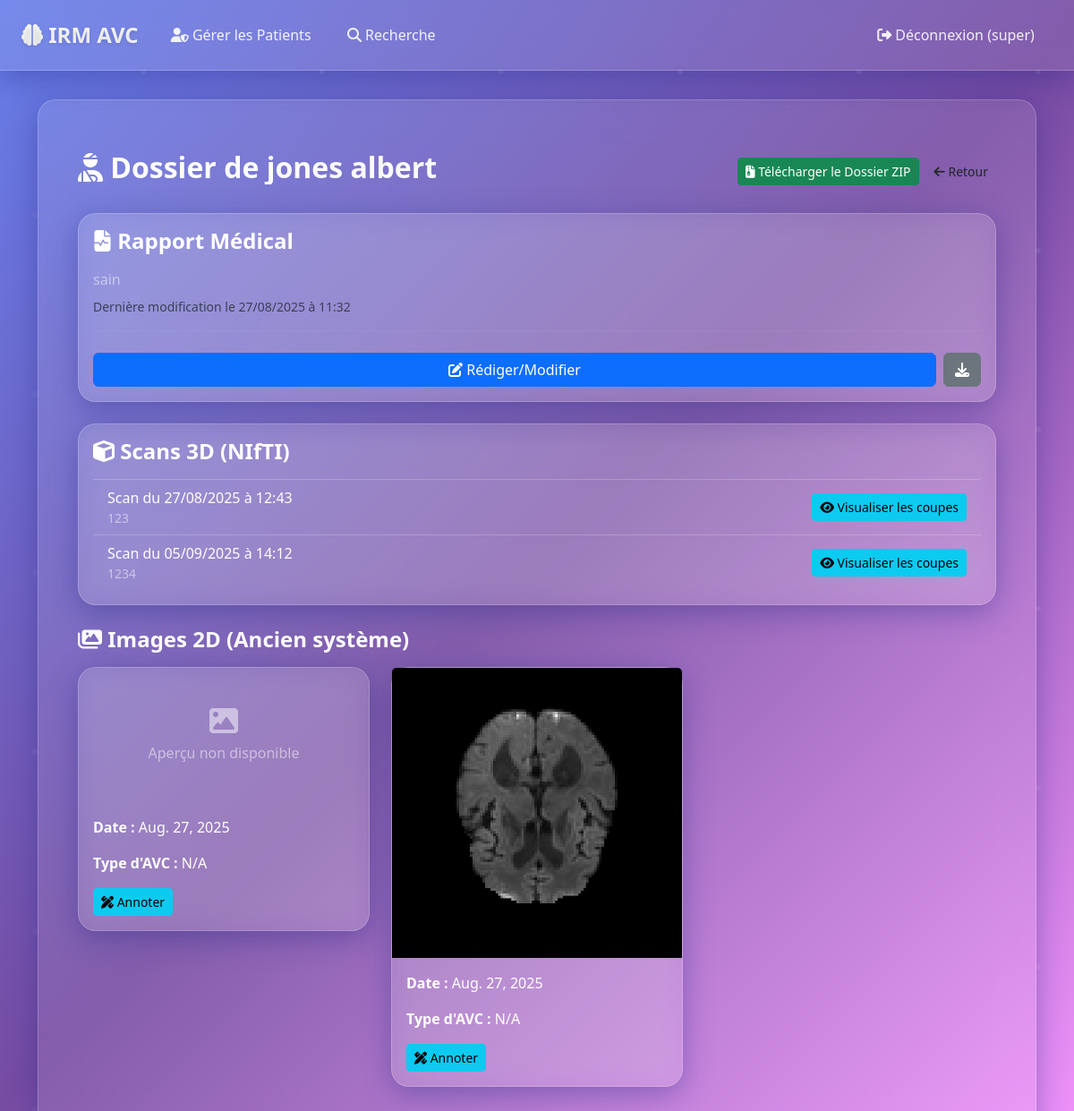
The page /patient/1/ (signed in) on the database its author committed.
### accounts/models.py (models this page shows, shortened)
class CustomUser(AbstractUser):
    ROLE_CHOICES = [
        ('superviseur', 'Superviseur'),
        ('medecin', 'Médecin'),
        ('radiologue', 'Radiologue'),
    ]
    role = models.CharField(
        max_length=20,
        choices=ROLE_CHOICES,
        default='medecin'
    )
    groups = models.ManyToManyField(
        'auth.Group',
        verbose_name='groups',
        blank=True,
        help_text='The groups this user belongs to.',
        related_name='customuser_set',
        related_query_name='user',
    )
    user_permissions = models.ManyToManyField(
        'auth.Permission',
        verbose_name='user permissions',
        blank=True,
        help_text='Specific permissions for this user.',
        related_name='customuser_set',
        related_query_name='user',
    )

### viewer/models.py (models this page shows, shortened)
class Patient(models.Model):
    nom = models.CharField(max_length=100)
    prenom = models.CharField(max_length=100)
    date_naissance = models.DateField()
    genre = models.CharField(max_length=10, choices=[('Homme', 'Homme'), ('Femme', 'Femme')])
    telephone = models.CharField(max_length=15, blank=True)
    adresse = models.TextField(blank=True)
    date_creation = models.DateTimeField(auto_now_add=True)

class Rapport(models.Model):
    patient = models.OneToOneField(Patient, on_delete=models.CASCADE, related_name='rapport')
    medecin = models.ForeignKey(settings.AUTH_USER_MODEL, on_delete=models.SET_NULL, null=True)
    contenu = models.TextField()
    date_creation = models.DateTimeField(auto_now_add=True)
    derniere_modification = models.DateTimeField(auto_now=True)

class Scan(models.Model):
    patient = models.ForeignKey(Patient, on_delete=models.CASCADE, related_name='scans')
    date_scan = models.DateTimeField(auto_now_add=True)
    nifti_file = models.FileField(upload_to='nifti_scans/')
    description = models.CharField(max_length=200, blank=True)

class IRMImage(models.Model):
    AVC_TYPES = [
        ('ischémique', 'Ischémique'),
        ('hémorragique', 'Hémorragique'),
        ('inconnu', 'Inconnu'),
    ]
    patient_name = models.CharField(max_length=100)
    exam_date = models.DateField()
    avc_type = models.CharField(max_length=20, choices=AVC_TYPES, blank=True)
    image = models.FileField(upload_to=upload_to_irm)
    uploaded_at = models.DateTimeField(auto_now_add=True)
    png_preview = models.ImageField(upload_to='irm_previews/', blank=True, null=True)

### viewer/views.py (the view)
# urls.py: path('patient/<int:patient_id>/', patient_detail, name='patient_detail'),
@login_required
def patient_detail(request, patient_id):
    patient = get_object_or_404(Patient, id=patient_id)
    irm_images = IRMImage.objects.filter(patient_name=f"{patient.prenom} {patient.nom}")
    scans = Scan.objects.filter(patient=patient)
    context = {
        'patient': patient,
        'irm_images': irm_images,
        'scans': scans, # <-- On envoie la liste des scans au template
    }
    return render(request, 'medecin/patient_detail.html', context)

### viewer/templates/medecin/patient_detail.html
{% extends 'viewer/base.html' %}
{% block content %}
<div class="container mt-4">
    <div class="d-flex justify-content-between align-items-center mb-4">
        <h2 class="gradient-text"><i class="fas fa-user-injured"></i> Dossier de {{ patient.prenom }} {{ patient.nom }}</h2>
        <div class="d-flex gap-2">
            <a href="{% url 'download_dossier' patient.id %}" class="btn btn-success btn-sm">
                <i class="fas fa-file-archive"></i> Télécharger le Dossier ZIP
            </a>
            <a href="{% url 'medecin_dashboard' %}" class="btn btn-glass btn-sm">
                <i class="fas fa-arrow-left"></i> Retour
            </a>
        </div>
    </div>
    <div class="card card-body mb-4">
        <h4 class="gradient-text mb-3"><i class="fas fa-file-medical-alt"></i> Rapport Médical</h4>
        {% if patient.rapport %}
            <div class="text-white-50" style="white-space: pre-wrap;">{{ patient.rapport.contenu }}</div>
            <small class="text-muted mt-2">Dernière modification le {{ patient.rapport.derniere_modification|date:"d/m/Y à H:i" }}</small>
        {% else %}
            <p class="text-white-50">Aucun rapport n'a encore été rédigé pour ce patient.</p>
        {% endif %}
        <hr style="border-color: rgba(255, 255, 255, 0.2);">
        <div class="d-flex gap-2 mt-2">
            <a href="{% url 'edit_report' patient.id %}" class="btn btn-primary flex-grow-1">
                <i class="fas fa-edit"></i> Rédiger/Modifier
            </a>
            {% if patient.rapport %}
            <a href="{% url 'download_report' patient.id %}" class="btn btn-secondary" title="Télécharger le rapport seul">
                <i class="fas fa-download"></i>
            </a>
            {% endif %}
        </div>
    </div>
    <div class="card card-body mb-4">
        <h4 class="gradient-text mb-3"><i class="fas fa-cube"></i> Scans 3D (NIfTI)</h4>
        {% if scans %}
            <ul class="list-group list-group-flush">
                {% for scan in scans %}
                <li class="list-group-item d-flex justify-content-between align-items-center" style="background: transparent; border-color: rgba(255,255,255,0.2);">
                    <div class="text-white">
                        Scan du {{ scan.date_scan|date:"d/m/Y à H:i" }}
                        <small class="d-block text-white-50">{{ scan.description|default:"Aucune description" }}</small>
                    </div>
                    <a href="{% url 'view_scan' scan.id %}" class="btn btn-info btn-sm">
                        <i class="fas fa-eye"></i> Visualiser les coupes
                    </a>
                </li>
                {% endfor %}
            </ul>
        {% else %}
            <p class="text-white-50">Aucun scan 3D n'a été uploadé pour ce patient.</p>
        {% endif %}
    </div>
    <h4 class="gradient-text mb-3"><i class="fas fa-images"></i> Images 2D (Ancien système)</h4>
    {% if irm_images %}
        <div class="row">
            {% for image in irm_images %}
                <div class="col-md-4 mb-4">
                    <div class="card">
                        {% if image.png_preview %}
                            <img src="{{ image.png_preview.url }}" class="card-img-top" alt="Aperçu IRM">
                        {% else %}
                            <div class="card-body text-center text-white-50" style="height: 150px; display: flex; align-items: center; justify-content: center; flex-direction: column;">
                                <i class="fas fa-image fa-2x"></i>
                                <p class="mt-2 mb-0">Aperçu non disponible</p>
                            </div>
                        {% endif %}
                        <div class="card-body">
                            <p class="card-text text-white"><strong>Date :</strong> {{ image.exam_date }}</p>
                            <p class="card-text text-white"><strong>Type d'AVC :</strong> {{ image.avc_type|default:"N/A" }}</p>
                            <a href="{% url 'annotate_image' image.id %}" class="btn btn-info btn-sm">
                                <i class="fas fa-pencil-ruler"></i> Annoter
                            </a>
                        </div>
                    </div>
                </div>
            {% endfor %}
        </div>
    {% else %}
        <p class="text-white-50">Aucune image 2D disponible pour ce patient.</p>
    {% endif %}
</div>
{% endblock %}

### viewer/templates/viewer/base.html (shortened to what this page needs)
<!DOCTYPE html>
<html lang="fr">
<head>
    <link href="https://cdn.jsdelivr.net/npm/bootstrap@5.3.0/dist/css/bootstrap.min.css" rel="stylesheet">
    <link href="https://cdnjs.cloudflare.com/ajax/libs/font-awesome/6.4.0/css/all.min.css" rel="stylesheet">
    <link rel="stylesheet" type="text/css" href="https://raw.githack.com/rii-mango/Papaya/master/release/current/standard/papaya.css" />
    <link rel="stylesheet" href="https://cdn.jsdelivr.net/npm/@recogito/annotorious@2.7.13/dist/annotorious.min.css">
</head>
<body>
    <nav class="navbar navbar-expand-lg navbar-dark">
        <div class="container-fluid px-4">
            <a class="navbar-brand" href="{% url 'login' %}"><i class="fas fa-brain"></i> IRM AVC</a>
            <div class="collapse navbar-collapse" id="navbarNav">
                <ul class="navbar-nav me-auto mb-2 mb-lg-0">
                    {% if user.is_authenticated and user.role == 'superviseur' %}
                    <li class="nav-item"><a class="nav-link position-relative" href="{% url 'superviseur_dashboard' %}"><i class="fas fa-user-shield"></i> Gérer les Patients</a></li>
                    <li class="nav-item"><a class="nav-link position-relative" href="{% url 'search_images' %}"><i class="fas fa-search"></i> Recherche</a></li>
                    {% endif %}
                </ul>
                <ul class="navbar-nav">
                    {% if user.is_authenticated %}
                    <li class="nav-item"><a class="nav-link position-relative" href="{% url 'logout' %}"><i class="fas fa-sign-out-alt"></i> Déconnexion ({{ user.username }})</a></li>
                    {% else %}
                    <li class="nav-item"><a class="nav-link position-relative" href="{% url 'login' %}"><i class="fas fa-sign-in-alt"></i> Connexion</a></li>
                    {% endif %}
                </ul>
            </div>
        </div>
    </nav>
    <div class="container main-content">
        <div class="glass-container">
            {% block content %}{% endblock %}
        </div>
    </div>
</body>
</html>

### viewer/templates/viewer/base.html (style rules this page uses)
:root { --primary-gradient: linear-gradient(135deg, #667eea 0%, #764ba2 100%); --secondary-gradient: linear-gradient(135deg, #f093fb 0%, #f5576c 100%); --dark-gradient: linear-gradient(135deg, #2c3e50 0%, #34495e 100%); --glass-bg: rgba(255, 255, 255, 0.1); --glass-border: rgba(255, 255, 255, 0.2); --shadow: 0 8px 32px 0 rgba(31, 38, 135, 0.37); --text-gradient: linear-gradient(135deg, #667eea, #764ba2); }
* { margin: 0; padding: 0; box-sizing: border-box; }
body { background: linear-gradient(135deg, #667eea 0%, #764ba2 50%, #f093fb 100%); background-attachment: fixed; min-height: 100vh; font-family: 'Segoe UI', Tahoma, Geneva, Verdana, sans-serif; }
body::before { content: ''; position: fixed; top: 0; left: 0; width: 100%; height: 100%; background-size: 200px 200px; pointer-events: none; z-index: 0; }
.navbar { background: rgba(255, 255, 255, 0.1) !important; backdrop-filter: blur(20px); border-bottom: 1px solid rgba(255, 255, 255, 0.2); box-shadow: 0 8px 32px 0 rgba(31, 38, 135, 0.37); padding: 1rem 0; position: relative; z-index: 1000; }
.navbar-brand { font-weight: 700; font-size: 1.5rem; background: linear-gradient(135deg, #fff, #f8f9fa); -webkit-background-clip: text; -webkit-text-fill-color: transparent; text-shadow: 0 2px 4px rgba(0,0,0,0.1); transition: all 0.3s ease; }
.nav-link { color: rgba(255, 255, 255, 0.9) !important; font-weight: 500; padding: 0.5rem 1rem !important; border-radius: 25px; transition: all 0.3s ease; margin: 0 0.2rem; background: transparent; border: 1px solid transparent; }
.glass-container { background: rgba(255, 255, 255, 0.1); backdrop-filter: blur(20px); border-radius: 20px; border: 1px solid rgba(255, 255, 255, 0.2); box-shadow: 0 8px 32px 0 rgba(31, 38, 135, 0.37); margin-top: 2rem; padding: 2rem; position: relative; z-index: 100; }
.gradient-text { background: linear-gradient(135deg, #fff, #f8f9fa); -webkit-background-clip: text; -webkit-text-fill-color: transparent; font-weight: 700; }
.card { background: rgba(255, 255, 255, 0.1); backdrop-filter: blur(15px); border: 1px solid rgba(255, 255, 255, 0.2); border-radius: 20px; box-shadow: 0 8px 32px 0 rgba(31, 38, 135, 0.37); transition: all 0.3s ease; }

### rows shown on the page
CustomUser: username "super"
Patient: prenom "jones", nom "albert", rapport.contenu "sain", rapport.derniere_modification "27/08/2025 à 11:32"
Scan: date_scan "27/08/2025 à 12:43", description "123"
Scan: date_scan "05/09/2025 à 14:12", description "1234"
IRMImage: png_preview "Aperçu non disponible", exam_date "Aug. 27, 2025", avc_type "N/A"
IRMImage: png_preview (picture), exam_date "Aug. 27, 2025", avc_type "N/A"
